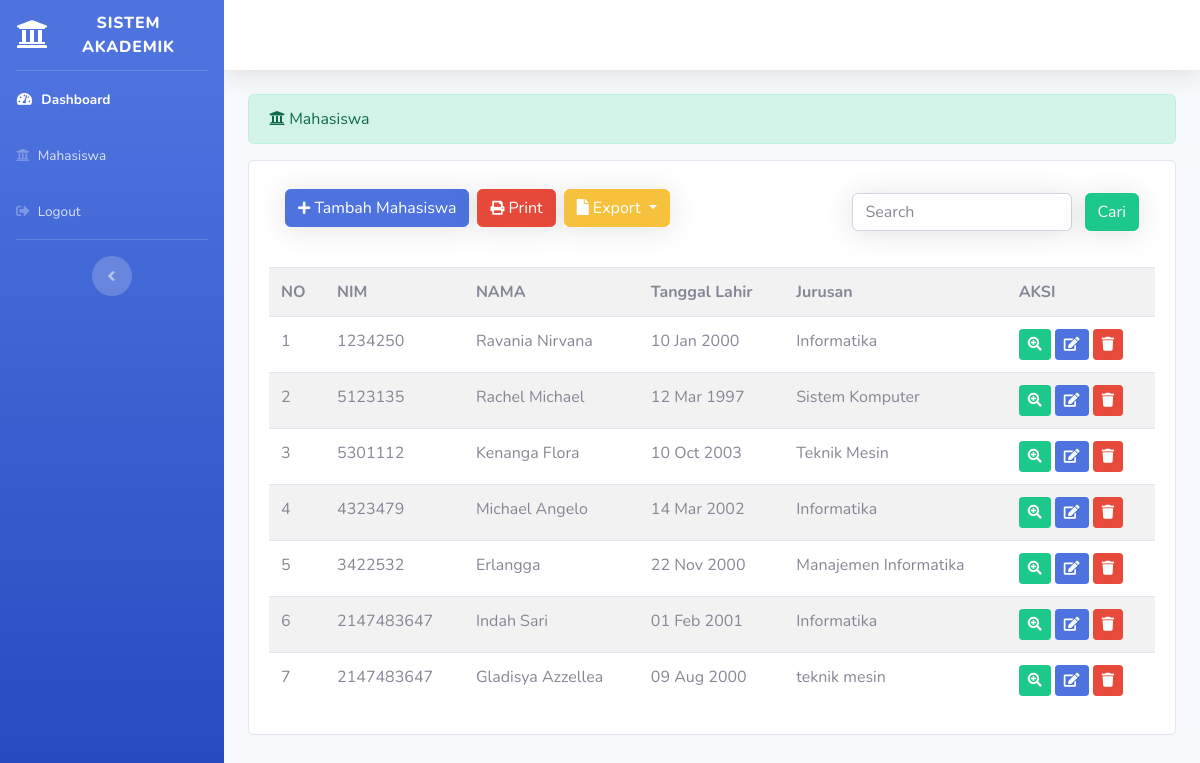
The page /index.php/administrator/mahasiswa on the database as committed earlier.
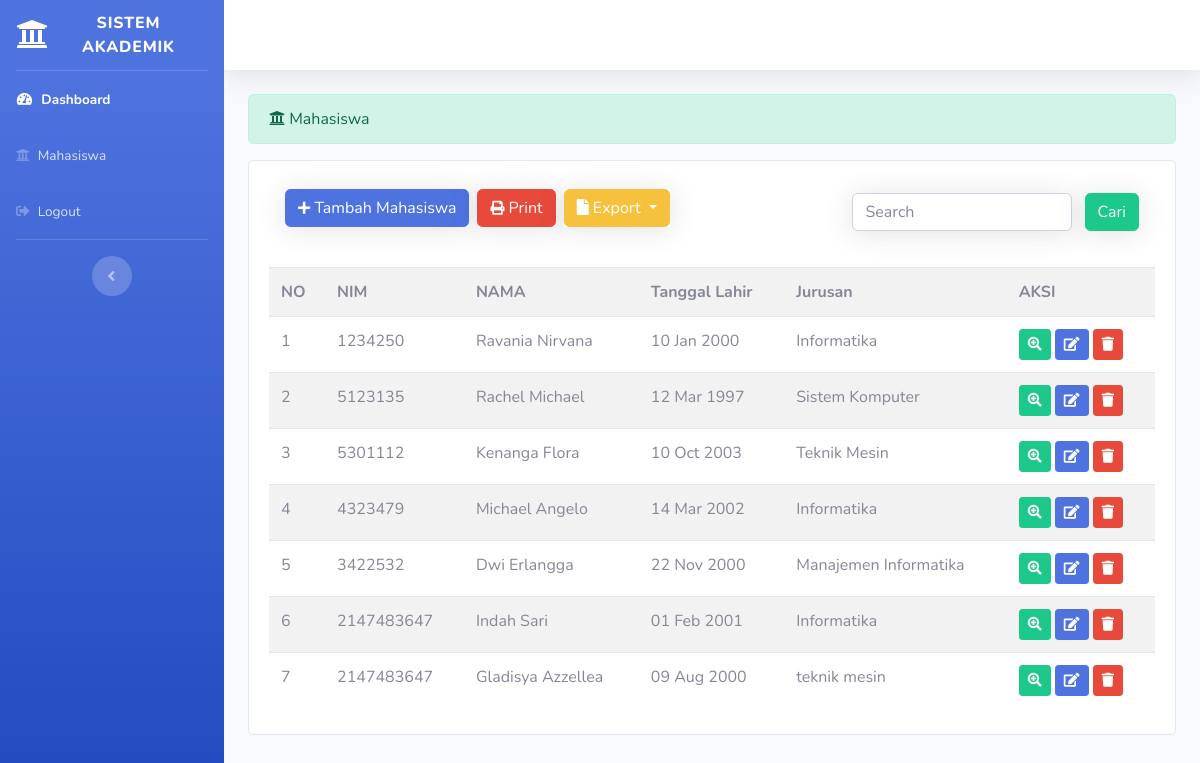
The same page on the database as committed later.
### tables this page shows
CREATE TABLE `tb_mahasiswa` (
  `id` int(11) NOT NULL,
  `nama` varchar(120) NOT NULL,
  `nim` int(8) NOT NULL,
  `tgl_lahir` date NOT NULL,
  `jurusan` varchar(50) NOT NULL,
  `alamat` varchar(100) NOT NULL,
  `email` varchar(50) NOT NULL,
  `no_telp` varchar(20) NOT NULL,
  `foto` varchar(500) NOT NULL
);

### application/controllers/administrator/Mahasiswa.php (called while the page is built, shortened)
<?php defined('BASEPATH') or die('No direct script access allowed');
class Mahasiswa extends CI_Controller
{
    public function index()
    {
        $data['mahasiswa'] = $this->M_mahasiswa->tampil_data()->result();
        $this->load->view('template_administrator/header');
        $this->load->view('template_administrator/sidebar');
        $this->load->view('administrator/mahasiswa', $data);
        $this->load->view('template_administrator/footer');
    }
}

### index.php (called while the page is built, shortened)
<?php
require_once BASEPATH.'core/CodeIgniter.php';

### application/models/M_mahasiswa.php (called while the page is built, shortened)
<?php
class M_mahasiswa extends CI_Model
{
    public function tampil_data()
    {
        return $this->db->get('tb_mahasiswa');
    }
}

### application/views/administrator/mahasiswa.php (the view, shortened to what this page needs)
<div class="content-wrapper">
    <div class="container-fluid">
        <div class="alert alert-success" role="alert">
            <i class="fas fa-university"></i> Mahasiswa
        </div>
        <div class="card">
            <div class="card-body">
                <nav class="navbar navbar-expand-lg navbar-light mb-4">
                    <div class="collapse navbar-collapse" id="navbarSupportedContent">
                        <ul class="navbar-nav mr-auto">
                            <button class="btn btn-primary mb-2 shadow" data-toggle="modal" data-target="#exampleModal"><i class="fas fa-plus fa-sm"></i> Tambah Mahasiswa</button>
                            <a class="btn btn-danger mb-2 ml-2 shadow" href="<?php echo base_url() . 'administrator/mahasiswa/print' ?>"><i class="fas fa-print fa-sm"></i> Print</a>
                            <div class="btn-group mb-2 ml-2 shadow">
                                <button class="btn btn-warning dropdown-toggle" type="button" id="dropdownMenuButton" data-toggle="dropdown" aria-haspopup="true" aria-expanded="false">
                                    <i class="fa fa-file"></i> Export
                                </button>
                            </div>
                        </ul>
                        <div class="form-inline my-2 my-lg-0">
                            <?php echo form_open('administrator/mahasiswa/search') ?>
                            <input type="text" name="keyword" class="form-control mr-sm-2 shadow" placeholder="Search">
                            <button type="submit" class="btn btn-success shadow">Cari</button>
                            <?php echo form_close() ?>
                        </div>
                    </div>
                </nav>
                <table class="table table-striped table-hover" id="dataTable">
                    <tr>
                        <th>NO</th>
                        <th>NIM</th>
                        <th>NAMA</th>
                        <th>Tanggal Lahir</th>
                        <th>Jurusan</th>
                        <th>AKSI</th>
                    </tr>
                    <?php
                    $no = 1;
                    foreach ($mahasiswa as $row) : ?>
                        <tr>
                            <td><?php echo $no++ ?></td>
                            <td><?php echo $row->nim ?></td>
                            <td><?php echo $row->nama ?></td>
                            <td><?php echo date('d M Y', strtotime($row->tgl_lahir)); ?></td>
                            <td><?php echo $row->jurusan ?></td>
                            <td>
                                <a href="<?php echo base_url() ?>administrator/mahasiswa/detail/<?php echo $row->id; ?>" class="btn btn-sm btn-success" title="detail"><i class="fa fa-search-plus"></i></a>
                                <a href="<?php echo base_url() ?>administrator/mahasiswa/edit/<?php echo $row->id; ?>" class="btn btn-sm btn-primary" title="edit"><i class="fa fa-edit"></i></a>
                                <a onclick="javascript: return confirm('Apakah anda yakin akan dihapus?');" href="<?php echo base_url() ?>administrator/mahasiswa/hapus/<?php echo $row->id; ?>" class="btn btn-sm btn-danger" title="delete"><i class="fa fa-trash"></i></a>
                            </td>
                        </tr>
                    <?php endforeach ?>
                </table>
            </div>
        </div>
    </div>
</div>

### application/views/template_administrator/header.php (shortened to what this page needs)
<!DOCTYPE html>
<html lang="en">
<head>
  <link href="<?php echo base_url() ?>assets/vendor/fontawesome-free/css/all.min.css" rel="stylesheet" type="text/css">
  <link href="<?php echo base_url() ?>assets/css/sb-admin-2.min.css" rel="stylesheet">
  <link href="<?php echo base_url() ?>assets/vendor/datatables/dataTables.bootstrap4.min.css" rel="stylesheet">
</head>

### application/views/template_administrator/sidebar.php (shortened to what this page needs)
<body id="page-top">
  <div id="wrapper">
    <ul class="navbar-nav bg-gradient-primary sidebar sidebar-dark accordion" id="accordionSidebar">
      <a class="sidebar-brand d-flex align-items-center justify-content-center" href="<?php echo base_url('administrator/dashboard') ?>">
        <div class="sidebar-brand-icon">
          <i class="fas fa-university"></i>
        </div>
        <div class="sidebar-brand-text mx-1">Sistem Akademik</div>
      </a>
      <hr class="sidebar-divider my-0">
      <li class="nav-item active">
        <a class="nav-link" href="<?php echo base_url('administrator/dashboard/') ?>">
          <i class="fas fa-fw fa-tachometer-alt"></i>
          <span>Dashboard</span></a>
      </li>
      <li class="nav-item">
        <a class="nav-link"" href=" <?php echo base_url('administrator/mahasiswa') ?>">
          <i class="fas fa-university"></i>
          <span>Mahasiswa</span></a>
      </li>
      <li class="nav-item">
        <a class="nav-link" href="#">
          <i class="fas fa-sign-out-alt"></i>
          <span>Logout</span></a>
      </li>
      <hr class="sidebar-divider d-none d-md-block">
      <div class="text-center d-none d-md-inline">
        <button class="rounded-circle border-0" id="sidebarToggle"></button>
      </div>
    </ul>
    <div id="content-wrapper" class="d-flex flex-column">
      <div id="content">
        <nav class="navbar navbar-expand navbar-light bg-white topbar mb-4 static-top shadow">
        </nav>

### application/views/template_administrator/footer.php (shortened to what this page needs)
</body>
</html>

Rows that differ between the two databases and show on the page:
changed tb_mahasiswa "Manajemen Informatika": nama "Erlangga" → "Dwi Erlangga"
